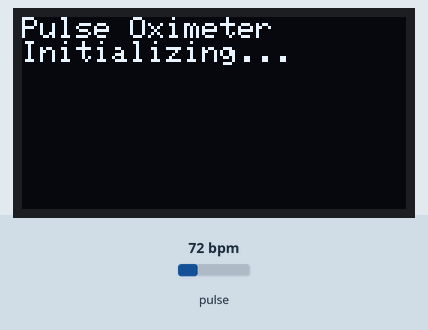
Bench run of a sketch on a simulated ESP32. Parts: 128×64 one-colour display. The test bench sets the inputs (shaded band); at power-on: pulse 72 bpm. WiFi joins after 1.5 s; servers stay silent unless stated; the local clock reads 2024-03-15 10:24:30 at power-on unless the sketch sets it; random numbers use the default seed unless the sketch sets one; no MQTT or app messages arrive unless stated; what the sketch prints to the serial monitor is not drawn.

Above: at 0.1 s.
At 3.2 s:
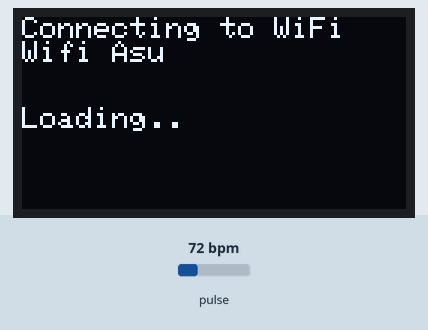
At 4.7 s:
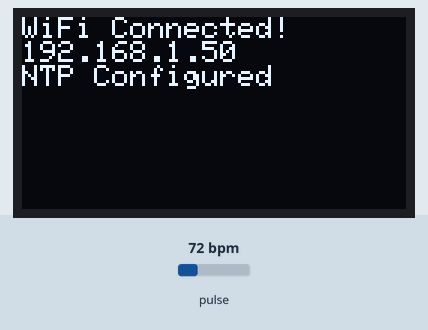
At 5.9 s:
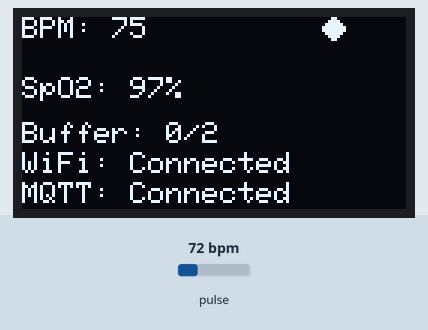

Measured:
- what the display in image 1 shows lasts 1.5 s, from 3.2 s to 4.7 s

The sketch:

Esp32_PulseOximeter_v1.ino
```cpp
#include <Wire.h>
#include <WiFi.h>
#include "MAX30105.h"
#include "heartRate.h"
#include <Adafruit_GFX.h>
#include <Adafruit_SSD1306.h>
#include <PubSubClient.h>
#include <ArduinoJson.h>
#include <time.h>

#define SCREEN_WIDTH 128
#define SCREEN_HEIGHT 64
#define OLED_RESET -1
Adafruit_SSD1306 display(SCREEN_WIDTH, SCREEN_HEIGHT, &Wire, OLED_RESET);

// WiFi Setup
const char *WIFI_SSID = "Wifi Asu";
const char *WIFI_PASS = "666asukon666";

const int PUBLISH_FREQUENCY = 5000;
unsigned long timer;

// Device ID
const char* deviceId = "ox_001";

// MQTT setup
const char* mqtt_server = "192.168.46.200";
const int mqtt_port = 1883;
const char* mqtt_client_id = "pm-1744370871533";
const char* mqtt_username = "";
const char* mqtt_password = "";

WiFiClient espClient;
PubSubClient client(espClient);

MAX30105 particleSensor;

const byte RATE_SIZE = 4;
byte rates[RATE_SIZE];
byte rateSpot = 0;
long lastBeat = 0;
float beatsPerMinute;
int beatAvg;
long lastUpdate = 0;
const long TIMEOUT = 10000;  // 10 detik timeout

// NTP Configuration
const char* ntpServer = "pool.ntp.org";
const long gmtOffset_sec = 0;  // GMT+0
const int daylightOffset_sec = 0;

// Variabel untuk SpO2
float acRed = 0, dcRed = 0, acIr = 0, dcIr = 0;
float ratio = 0;
int spo2 = 0;

// Data storage for MQTT array format
#define DATA_POINTS 2
int dataIndex = 0;
struct SensorData {
  int spo2;
  int bpm;
  char timestamp[25]; // Stores ISO8601 timestamp
} dataBuffer[DATA_POINTS];

// Default demo values - only used if sensor readings are zero
int defaultSpo2 = 97;
int defaultBpm = 75;

// Finger detection threshold
const int FINGER_THRESHOLD = 50000;
bool fingerDetected = false;
bool previousFingerState = false;

// Animasi detak jantung
const uint8_t heartIcon[] = {
  0b00011000,
  0b00111100,
  0b01111110,
  0b11111111,
  0b11111111,
  0b01111110,
  0b00111100,
  0b00011000
};

void callback(char *topic, byte *payload, unsigned int length) {
  Serial.print("Message arrived [");
  Serial.print(topic);
  Serial.print("] ");
  for (int i = 0; i < length; i++) Serial.print((char)payload[i]);
  Serial.println();
}

void connectToWiFi() {
  display.clearDisplay();
  display.setCursor(0, 0);
  display.println("Connecting to WiFi");
  display.println(WIFI_SSID);
  display.display();

  WiFi.begin(WIFI_SSID, WIFI_PASS);
  int attempts = 0;
  int maxAttempts = 20;
  int dotCount = 0;

  while (WiFi.status() != WL_CONNECTED && attempts < maxAttempts) {
    display.setCursor(0, 30);
    display.print("Loading");
    for (int i = 0; i < dotCount; i++) display.print(".");
    display.display();
    delay(500);
    attempts++;
    Serial.print(".");
    dotCount = (dotCount + 1) % 4;
    display.fillRect(0, 30, 128, 10, SSD1306_BLACK);
  }

  display.clearDisplay();
  display.setCursor(0, 0);
  if (WiFi.status() == WL_CONNECTED) {
    Serial.println();
    Serial.print("Connected! IP address: ");
    Serial.println(WiFi.localIP());
    display.println("WiFi Connected!");
    display.println(WiFi.localIP());

    // Configure NTP
    configTime(gmtOffset_sec, daylightOffset_sec, ntpServer);
    display.println("NTP Configured");
    delay(1000);
  } else {
    Serial.println("\nWiFi connection failed!");
    display.println("WiFi failed!");
    display.println("Continuing without");
    display.println("connectivity");
    delay(2000);
  }
  display.display();
}

void reconnectMQTT() {
  if (WiFi.status() != WL_CONNECTED) return;
  int attempts = 0;
  int maxAttempts = 3;

  while (!client.connected() && attempts < maxAttempts) {
    attempts++;
    Serial.print("Attempting MQTT connection...");
    display.clearDisplay();
    display.setCursor(0, 0);
    display.println("Connecting to MQTT");
    display.printf("Attempt %d/%d\n", attempts, maxAttempts);
    display.display();

    if (client.connect(mqtt_client_id, mqtt_username, mqtt_password)) {
      Serial.println("connected");
      display.clearDisplay();
      display.setCursor(0, 0);
      display.println("MQTT Connected!");
      display.display();
      delay(1000);
    } else {
      Serial.printf("failed, rc=%d try again in 2 seconds\n", client.state());
      display.clearDisplay();
      display.setCursor(0, 0);
      display.println("MQTT failed!");
      display.printf("Error: %d\nRetrying...", client.state());
      display.display();
      delay(2000);
    }
  }

  if (!client.connected()) {
    Serial.println("Failed to connect to MQTT");
    display.clearDisplay();
    display.setCursor(0, 0);
    display.println("MQTT connection failed.");
    display.println("Continuing without MQTT");
    display.display();
    delay(2000);
  }
}

void getTimestamp(char* buffer, int bufferSize) {
  struct tm timeinfo;
  if (!getLocalTime(&timeinfo)) {
    Serial.println("Failed to obtain time");
    strcpy(buffer, "2023-04-11T12:34:56Z"); // Default timestamp if time not available
    return;
  }

  // Format time as ISO8601 UTC
  strftime(buffer, bufferSize, "%Y-%m-%dT%H:%M:%SZ", &timeinfo);
}

void resetMeasurements() {
  // Don't reset to zero - use default values instead
  beatAvg = defaultBpm;
  spo2 = defaultSpo2;

  for (byte x = 0; x < RATE_SIZE; x++) rates[x] = defaultBpm;
  rateSpot = 0;
  lastBeat = 0;
  beatsPerMinute = 0;

  // Reset data buffer index
  dataIndex = 0;
}

void updateDisplay() {
  display.clearDisplay();

  if (!fingerDetected) {
    display.setCursor(0, 0);
    display.println("Pulse Oximeter");
    display.setCursor(0, 20);
    display.println("Place finger...");

    // Even with no finger, display the current values
    display.setCursor(0, 35);
    display.print("BPM: ");
    display.print(beatAvg > 0 ? beatAvg : defaultBpm);

    display.setCursor(0, 45);
    display.print("SpO2: ");
    display.print(spo2 > 0 ? spo2 : defaultSpo2);
    display.print("%");
  } else {
    display.setCursor(0, 0);
    display.print("BPM: ");
    // Show default values if actual values are zero
    display.print(beatAvg > 0 ? beatAvg : defaultBpm);
    display.drawBitmap(100, 0, heartIcon, 8, 8, SSD1306_WHITE);  // Animasi detak

    display.setCursor(0, 20);
    display.print("SpO2: ");
    display.print(spo2 > 0 ? spo2 : defaultSpo2);
    display.print("%");

    // Display buffer status
    display.setCursor(0, 35);
    display.print("Buffer: ");
    display.print(dataIndex);
    display.print("/");
    display.print(DATA_POINTS);

    // Status koneksi di bagian bawah
    display.setCursor(0, 45);
    if (WiFi.status() == WL_CONNECTED) {
      display.print("WiFi: Connected");
      display.setCursor(0, 55);
      display.print("MQTT: ");
      display.print(client.connected() ? "Connected" : "Disconnected");
    } else {
      display.print("WiFi: Disconnected");
    }
  }

  display.display();
}

void storeDataPoint() {
  // Hanya menyimpan data jika jari terdeteksi
  if (!fingerDetected) {
    // Jari tidak terdeteksi, jangan simpan data
    return;
  }

  // Get current values - use defaults if zero
  int currentSpo2 = spo2 > 0 ? spo2 : defaultSpo2;
  int currentBpm = beatAvg > 0 ? beatAvg : defaultBpm;

  if (dataIndex < DATA_POINTS) {
    dataBuffer[dataIndex].spo2 = currentSpo2;
    dataBuffer[dataIndex].bpm = currentBpm;
    getTimestamp(dataBuffer[dataIndex].timestamp, sizeof(dataBuffer[dataIndex].timestamp));

    dataIndex++;
    Serial.printf("Stored data point %d: SpO2=%d, BPM=%d, Time=%s\n",
                  dataIndex, currentSpo2, currentBpm, dataBuffer[dataIndex-1].timestamp);
  }

  // Small variation in default values for next reading
  defaultSpo2 = constrain(defaultSpo2 + random(-1, 2), 95, 100);
  defaultBpm = constrain(defaultBpm + random(-2, 3), 60, 90);
}

void publishDataArray() {
  if (!client.connected() || dataIndex == 0) return;

  // Create JSON array using ArduinoJson
  DynamicJsonDocument doc(1024);
  JsonArray dataArray = doc.to<JsonArray>();

  for (int i = 0; i < dataIndex; i++) {
    JsonObject dataPoint = dataArray.createNestedObject();
    dataPoint["timestamp"] = dataBuffer[i].timestamp;
    dataPoint["spo2"] = dataBuffer[i].spo2;
    dataPoint["bpm"] = dataBuffer[i].bpm;
  }

  char jsonBuffer[1024];
  serializeJson(doc, jsonBuffer);

  // Publish JSON array to MQTT with topic format
  String topic = "sleepsense/device/";
  topic += deviceId;
  topic += "/finger";

  if (client.publish(topic.c_str(), jsonBuffer)) {
    Serial.println("Data array published to MQTT!");
    Serial.print("Topic: ");
    Serial.println(topic);
    Serial.println(jsonBuffer);
    dataIndex = 0; // Reset buffer after successful publish
  } else {
    Serial.println("Failed to publish data array to MQTT");
  }
}

void setup() {
  Serial.begin(115200);
  Wire.begin();

  // Initialize random seed for demo data
  randomSeed(analogRead(0));

  // Inisialisasi OLED
  if (!display.begin(SSD1306_SWITCHCAPVCC, 0x3C)) {
    Serial.println("OLED failed!");
    while (1);
  }
  display.clearDisplay();
  display.setTextSize(1);
  display.setTextColor(SSD1306_WHITE);
  display.setCursor(0, 0);
  display.println("Pulse Oximeter");
  display.println("Initializing...");
  display.display();
  delay(2000);

  // Inisialisasi MAX30105
  if (!particleSensor.begin(Wire, I2C_SPEED_FAST)) {
    Serial.println("MAX30102 not found!");
    display.clearDisplay();
    display.setCursor(0, 0);
    display.println("Sensor ERROR!");
    display.println("Check connections");
    display.println("Using demo mode");
    display.display();
    delay(2000);
  } else {
    particleSensor.setup();
    particleSensor.setPulseAmplitudeRed(0x1F);  // Tingkatkan intensitas LED merah
    particleSensor.setPulseAmplitudeGreen(0);   // Matikan LED hijau
  }

  // Initialize BPM values
  for (byte i = 0; i < RATE_SIZE; i++) rates[i] = defaultBpm;
  beatAvg = defaultBpm;

  // Connect to WiFi
  connectToWiFi();

  // Setup MQTT
  client.setServer(mqtt_server, mqtt_port);
  client.setCallback(callback);
  reconnectMQTT();

  display.clearDisplay();
  display.setCursor(0, 0);
  display.println("Ready!");
  display.println("Place finger on");
  display.println("sensor...");
  display.display();

  timer = millis();
  lastUpdate = millis();
}

void loop() {
  long irValue = particleSensor.getIR();
  long redValue = particleSensor.getRed();

  // Finger detection using code 2's threshold
  bool physicalFingerPresent = (irValue >= FINGER_THRESHOLD);

  if (physicalFingerPresent) {
    fingerDetected = true;
    lastUpdate = millis();

    // Calculate BPM - use code 2's algorithm
    if (checkForBeat(irValue)) {
      long delta = millis() - lastBeat;
      lastBeat = millis();
      beatsPerMinute = 60 / (delta / 1000.0);

      if (beatsPerMinute < 255 && beatsPerMinute > 20) {
        rates[rateSpot++] = (byte)beatsPerMinute;
        rateSpot %= RATE_SIZE;
        beatAvg = 0;
        for (byte x = 0; x < RATE_SIZE; x++) beatAvg += rates[x];
        beatAvg /= RATE_SIZE;
      }
    }

    // Calculate SpO2 using code 2's algorithm
    static float redBuffer[100], irBuffer[100];
    static int bufferIndex = 0;
    redBuffer[bufferIndex] = redValue;
    irBuffer[bufferIndex] = irValue;
    bufferIndex = (bufferIndex + 1) % 100;

    if (bufferIndex == 0) {  // Process every 100 samples
      dcRed = calculateDC(redBuffer, 100);
      dcIr = calculateDC(irBuffer, 100);
      acRed = calculateAC(redBuffer, 100, dcRed);
      acIr = calculateAC(irBuffer, 100, dcIr);

      if (acIr > 0 && dcIr > 0 && acRed > 0 && dcRed > 0) {
        ratio = (acRed / dcRed) / (acIr / dcIr);
        spo2 = (int)(110 - 25 * ratio);  // Calibration from code 2
        spo2 = constrain(spo2, 0, 100);
      }
    }

    // Update display
    if (fingerDetected != previousFingerState) {
      previousFingerState = fingerDetected;
      updateDisplay();
    } else if (millis() - lastUpdate > 1000) {
      updateDisplay();
      lastUpdate = millis();
    }

    // Store data point every PUBLISH_FREQUENCY/DATA_POINTS milliseconds
    static unsigned long lastDataStore = 0;
    if (millis() - lastDataStore > PUBLISH_FREQUENCY/DATA_POINTS) {
      storeDataPoint();
      lastDataStore = millis();
    }

    // Publish to MQTT if enough data points collected
    if (millis() - timer > PUBLISH_FREQUENCY) {
      if (dataIndex > 0 && client.connected()) {
        publishDataArray();
      } else {
        Serial.println("MQTT not connected or no data to publish");
      }
      timer = millis();
    }

  } else {
    // No finger detected
    fingerDetected = false;

    if (fingerDetected != previousFingerState) {
      previousFingerState = fingerDetected;
      updateDisplay();
    }

    if (millis() - lastUpdate > TIMEOUT) {
      updateDisplay();
      lastUpdate = millis();
    }

    // Tidak menyimpan atau mempublikasikan data dalam mode tanpa jari
    // Kode yang dihapus:
    // static unsigned long lastDemoDataStore = 0;
    // if (millis() - lastDemoDataStore > PUBLISH_FREQUENCY/DATA_POINTS) {
    //   storeDataPoint(); // This will use default values
    //   lastDemoDataStore = millis();
    // }

    // Juga tidak publish data jika tidak ada jari terdeteksi
    // if (millis() - timer > PUBLISH_FREQUENCY) {
    //   if (dataIndex > 0 && client.connected()) {
    //     publishDataArray();
    //   }
    //   timer = millis();
    // }
  }

  // Check WiFi and MQTT connections
  if (WiFi.status() == WL_CONNECTED && !client.connected()) {
    Serial.println("MQTT lost, reconnecting...");
    reconnectMQTT();
  }

  client.loop();
  delay(10);
}

// Calculate DC value (average)
float calculateDC(float buffer[], int size) {
  float sum = 0;
  for (int i = 0; i < size; i++) sum += buffer[i];
  return sum / size;
}

// Calculate AC value (deviation from DC)
float calculateAC(float buffer[], int size, float dc) {
  float sum = 0;
  for (int i = 0; i < size; i++) sum += abs(buffer[i] - dc);
  return sum / size;
}
```
